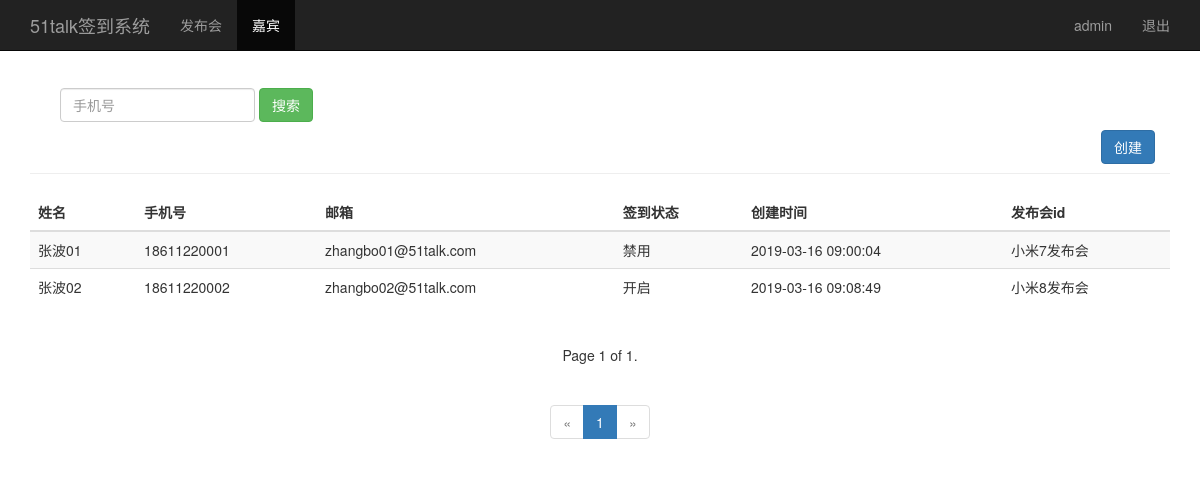
Page /search_phone/ (signed in) on the earlier database version.
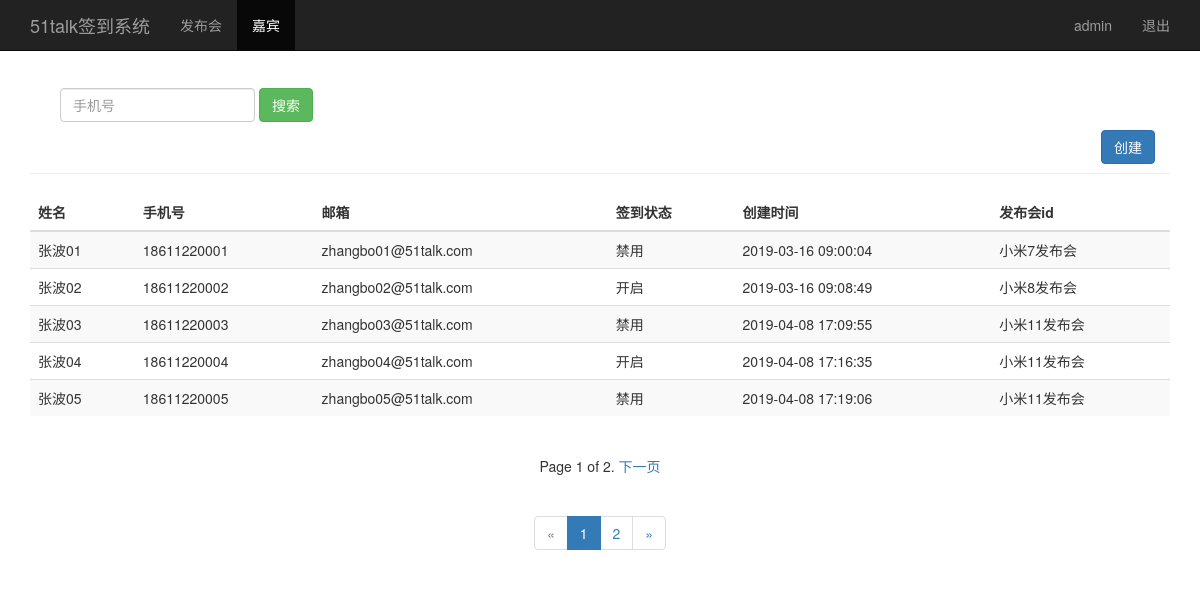
Same page on the later database version.
### sign/models.py (models this page shows, shortened)
class Guest(models.Model):
    event = models.ForeignKey(Event,on_delete=models.CASCADE)
    realname = models.CharField(max_length=64)
    phone = models.CharField(max_length=16)
    email = models.EmailField()
    sign = models.BooleanField()
    create_time = models.DateTimeField(auto_now=True)
    class Meta:
        unique_together = ("event","phone")
        ordering = ['-id']

class Event(models.Model):
    name = models.CharField(max_length=100)
    limit = models.IntegerField()
    status = models.BooleanField()
    address = models.CharField(max_length=200)
    start_time = models.DateTimeField()
    create_time = models.DateTimeField(auto_now=True)
    class Meta:
        ordering = ['-id']
    def __str__(self):
        return self.name

### sign/views.py (the view)
# urls.py: path('search_phone/',views.search_phone),
@login_required
def search_phone(request):
    username = request.session.get('user','')
    search_phone = request.GET.get('phone','')
    guests = Guest.objects.filter(phone__contains=search_phone).order_by('id') #按照id升序
    if len(guests) == 0:
        return render(request,"guest_manage.html",{"user":username,"type":"list",
                                                   "search_result":"result_not",
                                                   "hint":"搜索嘉宾查询结果为空，请重新查询！！！"})
    paginator = Paginator(guests,5)
    page = request.GET.get('page')
    try:
        contacts = paginator.page(page)
    except PageNotAnInteger:
        contacts = paginator.page(1)
    except EmptyPage:
        contacts = paginator.page(paginator.num_pages)
    return render(request,"guest_manage.html",{"user":username,"guests":contacts,
                                               "type":"list","search_result":"result_data",
                                               "phone":search_phone})

### sign/templates/guest_manage.html (shortened to what this page needs)
<!DOCTYPE html>
<html lang="zh-CN">
  <head>
      {% load bootstrap3 %}
      {% bootstrap_css %}
  </head>
<body>
      <nav class="navbar navbar-fixed-top navbar-inverse">
          <div class="container">
              <div class="navbar-header">
                  <a class="navbar-brand" href="/event_manage/">51talk签到系统</a>
              </div>
              <div id="navbar" class="collapse navbar-collapse">
                  <ul class="nav navbar-nav">
                      <li>
                        <a href="/event_manage/">发布会</a>
                      </li>
                      <li class="active">
                        <a href="/guest_manage/">嘉宾</a>
                      </li>
                  </ul>
                  <ul class="nav navbar-nav navbar-right">
                      <li>
                        <a href="#">{{ user }}</a>
                      </li>
                      <li>
                        <a href="/logout/">退出</a>
                      </li>
                  </ul>
              </div>
          </div>
      </nav>
      {% if type == "list" %}
      <div class="container theme-showcase" role="main">
          <div class="page-header" style="margin-top: 80px;">
               <div id="navbar1" class="navbar-collapse collapse">
                  <form class="navbar-form" method="get" action="/search_phone/">
                      <div class="form-group">
                          <input name="phone" type="tel" placeholder="手机号" class="form-control">
                      </div>
                      <button type="submit" class="btn btn-success">搜索</button>
                  </form>
                  <button class="btn btn-primary" name="submit" style="float:right;"
                          onclick="location.href='/guest_manage/add_guest/'">创建
                  </button>
               </div>
          </div>
          <div class="row">
              <div class="col-md-6" style="width:1170px;">
                  <table class="table table-striped">
                      <thead>
                          <tr>
                              <th>姓名</th>
                              <th>手机号</th>
                              <th>邮箱</th>
                              <th>签到状态</th>
                              <th>创建时间</th>
                              <th>发布会id</th>
                          </tr>
                      </thead>
                      <tbody>
                          {% for guest in guests %}
                          <tr>
                              <td>{{ guest.realname}}</td>
                              <td>{{ guest.phone}}</td>
                              <td>{{ guest.email}}</td>
                              <td>{% if guest.sign == True %}
                                  <span>开启</span>
                                  {% elif guest.sign == False %}
                                  <span>禁用</span>
                                  {% endif %}
                              </td>
                              <td>{{ guest.create_time | date:"Y-m-d H:i:s"}}</td>
                              <td>{{ guest.event }}</td>
                          </tr>
                          {% endfor %}
                      </tbody>
                  </table>
              </div>
          </div>
     </div>
      {% endif %}
      <div style="text-align: center;">
          <div class="pagination">
              <span class="step-links">
                        {% if guests %}
                             <span class="current">
                                 Page {{ guests.number }} of {{ guests.paginator.num_pages }}.
                             </span>
                        {% endif %}
                  {% if guests.has_next %}
                      {% if phone %}
                            <a href="?phone={{ phone }}&page={{ guests.next_page_number}}">下一页</a>
                      {% else %}
                            <a href="?page={{ guests.next_page_number }}">下一页</a>
                      {% endif %}
                  {% endif %}
              </span>
          </div>
      </div>
      {% if search_result == "result_data" %}
      <div class="container" style="text-align: center;">
          <div class="pagination">
              {% if guests %}
                  {% if guests.has_previous %}
                      <li class="active"><a href="?name={{ name }}&page={{ guests.number}}">{{ guests.number}}</a></li>
                  {% else %}
                      {% if name %}
                          <li class="disabled"><a href="#">&laquo;</a></li>
                          <li class="active"><a href="?name={{ name }}&page={{ guests.number}}">{{ guests.number}}</a></li>
                      {% else %}
                          <li class="disabled"><a href="#">&laquo;</a></li>
                          <li class="active"><a href="?page={{ guests.number}}">{{ guests.number}}</a></li>
                      {% endif %}
                  {% endif %}
              {% endif %}
              {% if guests.has_next %}
                  {% if name %}
                      <li><a href="?name={{ name }}&page={{ guests.next_page_number}}">{{ guests.next_page_number}}</a></li>
                      <li><a href="?name={{ name }}&page={{ guests.next_page_number}}">&raquo;</a></li>
                  {% else %}
                      <li><a href="?page={{ guests.next_page_number}}">{{ guests.next_page_number}}</a></li>
                      <li><a href="?page={{ guests.next_page_number}}">&raquo;</a></li>
                  {% endif %}
              {% else %}
                  <li class="disabled"><a href="#">&raquo;</a></li>
              {% endif %}
      </div>
      {% endif %}
</body>
</html>

Differences in the rows shown:
added Guest: realname "张波03", phone "18611220003", email "zhangbo03@51talk.com", sign "禁用", create_time "2019-04-08 17:09:55", event "小米11发布会"
added Guest: realname "张波04", phone "18611220004", email "zhangbo04@51talk.com", sign "开启", create_time "2019-04-08 17:16:35", event "小米11发布会"
added Guest: realname "张波05", phone "18611220005", email "zhangbo05@51talk.com", sign "禁用", create_time "2019-04-08 17:19:06", event "小米11发布会"
Other differences:
{{ guests.paginator.num_pages }}: "1" → "2"
{{ guests.next_page_number }}: (not shown) → "2"
text now shown: "下一页"
